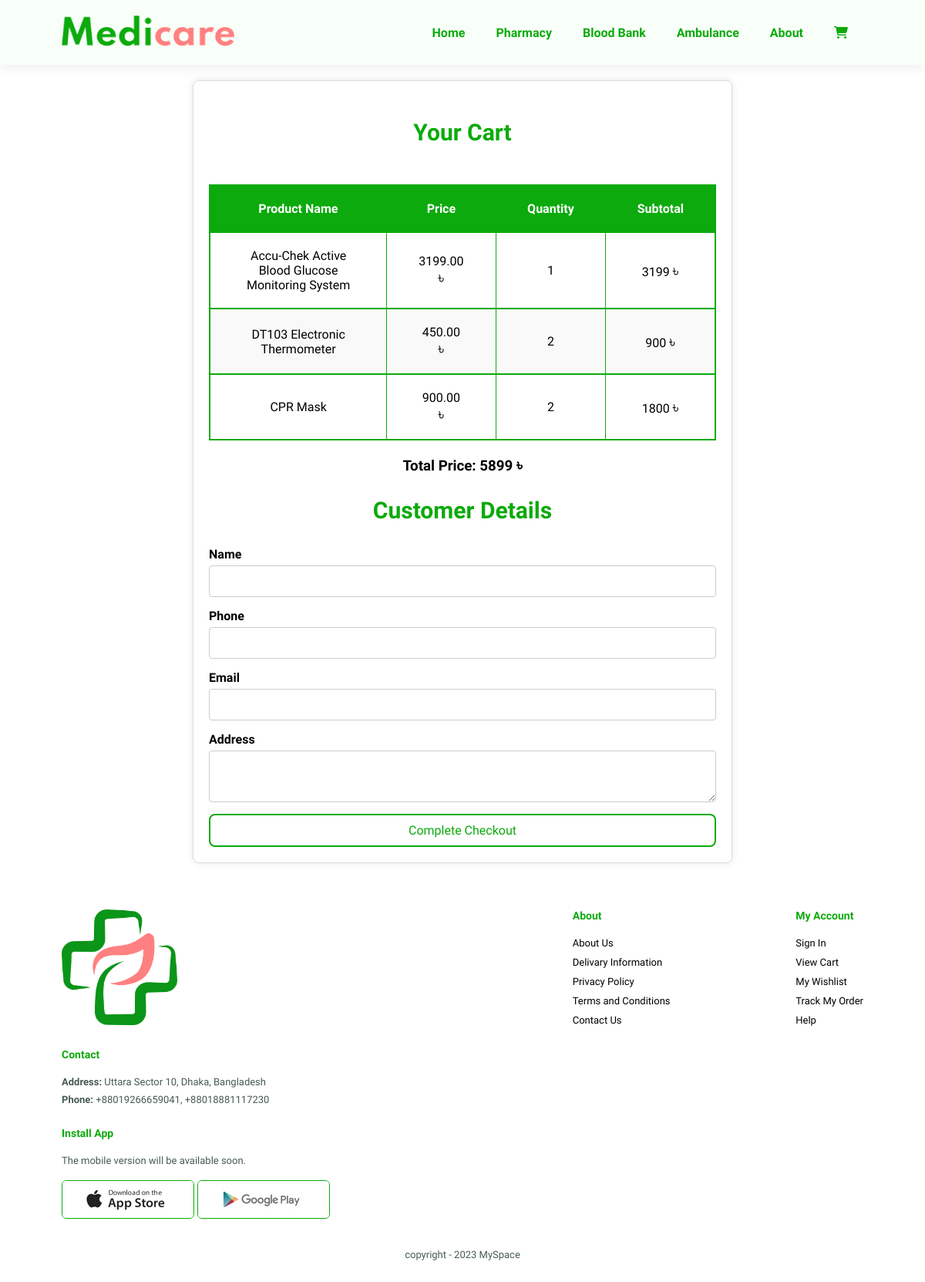
Screenshot of /temp.php with the database file from the repository.
### tables this page shows
CREATE TABLE `cart` (
  `cart_id` int(11) NOT NULL,
  `product_id` int(11) NOT NULL,
  `product_name` varchar(255) NOT NULL,
  `product_brand` varchar(255) NOT NULL,
  `product_category` varchar(255) NOT NULL,
  `product_price` decimal(10,2) NOT NULL,
  `product_quantity` int(11) NOT NULL
);

### temp.php (the view, shortened to what this page needs)
<?php
require 'database_connection.php';
$cartItems = [];
$totalPrice = 0;
try {
    $stmt = $pdo->query("SELECT product_name, product_price, product_quantity FROM cart");
    while ($row = $stmt->fetch(PDO::FETCH_ASSOC)) {
        $cartItems[] = $row;
        $totalPrice += $row['product_price'] * $row['product_quantity'];
    }
} catch (PDOException $e) {
    $message = "Error fetching cart items: " . $e->getMessage();
}
?>
<!DOCTYPE html>
<html lang="en">
    <head>
        <link rel="stylesheet" href="https://cdnjs.cloudflare.com/ajax/libs/font-awesome/6.6.0/css/all.min.css">
        <link rel="stylesheet" href="style.css?v=42">
    </head>
    <body>
        <section id="header">
            <a href="index.php" id="mobile-version"><img src="img/logo.png" class="logo" alt="medicare-logo"></a>
            <div>
                <ul id="navbar">
                    <li><a href="index.php">Home</a></li>
                    <li><a href="pharmacy.php" >Pharmacy</a></li>
                    <li><a href="blood-bank.php">Blood Bank</a></li>
                    <li><a href="ambulance.php">Ambulance</a></li>
                    <li><a href="about.php">About</a></li>
                    <li id="lg-bag"><a href="cart.php"><i class="fas fa-cart-shopping"></i></a></li>
                </ul>
            </div>
        </section>
        <section class="checkout-function">
            <div class="container">
                <div class="cart-section">
                    <h2>Your Cart</h2>
                    <div class="cart-table-wrapper">
                        <table>
                            <thead>
                                <tr>
                                    <th>Product Name</th>
                                    <th>Price</th>
                                    <th>Quantity</th>
                                    <th>Subtotal</th>
                                </tr>
                            </thead>
                            <tbody>
                                <?php if (!empty($cartItems)): ?>
                                    <?php foreach ($cartItems as $item): ?>
                                        <tr>
                                            <td><?= htmlspecialchars($item['product_name']) ?></td>
                                            <td><?= htmlspecialchars($item['product_price']) ?> <span class="taka">৳</span></td>
                                            <td><?= htmlspecialchars($item['product_quantity']) ?></td>
                                            <td><?= htmlspecialchars($item['product_price'] * $item['product_quantity']) ?> <span class="taka">৳</span></td>
                                        </tr>
                                    <?php endforeach; ?>
                                <?php else: ?>
                                    <tr>
                                        <td colspan="4">Your cart is empty.</td>
                                    </tr>
                                <?php endif; ?>
                            </tbody>
                        </table>
                    </div>
                    <h3>Total Price: <?= htmlspecialchars($totalPrice) ?> <span class="taka">৳</span></h3>
                </div>
                <div class="checkout-form">
                    <h2>Customer Details</h2>
                    <form method="POST">
                        <div class="form-group">
                            <label for="name">Name</label>
                            <input type="text" id="name" name="name" required>
                        </div>
                        <div class="form-group">
                            <label for="phone">Phone</label>
                            <input type="text" id="phone" name="phone" required>
                        </div>
                        <div class="form-group">
                            <label for="email">Email</label>
                            <input type="email" id="email" name="email" required>
                        </div>
                        <div class="form-group">
                            <label for="address">Address</label>
                            <textarea id="address" name="address" rows="3" required></textarea>
                        </div>
                        <button type="submit" class="submit-btn">Complete Checkout</button>
                    </form>
                </div>
            </div>
        </section>
        <footer class="section-p1">
            <div class="col">
                <img class="logo" src="img/short_logo.png" alt="">
                <h4>Contact</h4>
                <p><strong>Address: </strong>Uttara Sector 10, Dhaka, Bangladesh</p>
                <p><strong>Phone: </strong>+88019266659041, +88018881117230</p>
            </div>
            <div class="col">
                <h4>About</h4>
                <a href="about.php">About Us</a>
                <a href="legal-information.php">Delivary Information</a>
                <a href="legal-information.php">Privacy Policy</a>
                <a href="legal-information.php">Terms and Conditions</a>
                <a href="legal-information.php">Contact Us</a>
            </div>
            <div class="col">
                <h4>My Account</h4>
                <a href="#">Sign In</a>
                <a href="cart.php">View Cart</a>
                <a href="#">My Wishlist</a>
                <a href="#">Track My Order</a>
                <a href="#">Help</a>
            </div>
            <div class="col install">
                <h4>Install App</h4>
                <p>The mobile version will be available soon.</p>
                <div class="row">
                    <img src="img/pay/app.jpg" alt="">
                    <img src="img/pay/play.jpg" alt="">
                </div>
            </div>
            <div class="copyright">
                <p>copyright - 2023 MySpace</p>
            </div>
        </footer>
    </body>
</html>

### style.css (style rules this page uses)
* { margin: 0; padding: 0; box-sizing: border-box; font-family: "Spartan", sans-serif; }
html { scroll-behavior: smooth; }
h2 { font-size: 46px; line-height: 54px; color: #222; }
h4 { font-size: 20px; color: #222; }
p { font-size: 16px; color: #465b52; margin: 15px 0 20px 0; }
.section-p1 { padding: 40px 80px; }
body { width: 100%; text-decoration: none; }
#header { display: flex; align-items: center; justify-content: space-between; padding: 20px 80px; background: #F8FFF8; box-shadow: 0 5px 15px rgba(0, 0, 0, 0.06); z-index: 999; position: sticky; top: 0; left: 0; }
#navbar { display: flex; align-items: center; justify-content: center; }
#navbar li { list-style: none; padding: 0 20px; position: relative; }
#navbar li a { text-decoration: none; font-size: 16px; font-weight: 600; color: #0caa0c; transition: 0.3s ease; }
footer { display: flex; flex-wrap:wrap; justify-content: space-between; }
footer .col { display: flex; align-items: flex-start; flex-direction: column; margin-bottom: 20px; }
footer .logo { width: 30%; margin-bottom: 30px; }
footer h4 { color:#0caa0c; font-size: 14px; padding-bottom: 20px; }
footer p { font-size: 13px; margin: 0 0 8px 0; }
footer a { font-size: 13px; text-decoration: none; color: black; margin-bottom: 10px; }
footer .install .row img { border: 1px solid #0caa0c; border-radius: 6px; }
footer .install img { margin: 10px 0 15px 0; }
footer .copyright { width: 100%; text-align: center; }
tr:nth-child(even) { background: #f9f9f9; }
#search-donor label, input, select, button { font-size: 1rem; }
#apply-donor label, input, select, button { font-size: 1rem; }
.stats-section, .container { background: white; padding: 20px; border-radius: 8px; box-shadow: 0 5px 9px rgba(0, 0, 0, 0.1); flex: 1; }
.form-group { margin-bottom: 15px; }
.form-group label { display: block; margin-bottom: 5px; font-weight: bold; }
.form-group input, .form-group textarea { width: 100%; padding: 10px; border: 1px solid #ccc; border-radius: 4px; }
.submit-btn { background-color: #0caa0c; color: white; padding: 10px 15px; border: none; border-radius: 4px; cursor: pointer; width: 100%; }
.checkout-function { margin: 20px 0; padding: 0; display: flex; justify-content: center; align-items: center; flex-direction: column; }
.checkout-function h1, h2, h3 { text-align: center; }
.checkout-function .taka { font-size: 20px; color: #000; }
.checkout-function h2 { font-size: 30px; color: #0caa0c; margin: 20px 0; }
.checkout-function .container { text-align: center; width: 100%; max-width: 700px; background: #fff; border: 1px solid #ddd; padding: 20px; border-radius: 8px; box-shadow: 0 0 10px rgba(0, 0, 0, 0.1); }
.checkout-function .container .cart-table-wrapper { overflow-x: auto; }
.checkout-function table { margin: 20px auto; width: 100%; border-collapse: collapse; }
.checkout-function table, th, td { border: 1px solid #0caa0c; }
.checkout-function table th { color: white; font-weight: 600; background-color: #0caa0c; }
.checkout-function table th, td { padding-top: 20px; padding-bottom: 20px; padding-left: 40px; padding-right: 40px; text-align: center; }
.checkout-function .form-group { margin-bottom: 15px; }
.checkout-function .form-group label { display: block; text-align: left; }
.checkout-function .form-group input, .checkout-function .form-group textarea { padding: 10px; margin: 5px auto; display: block; text-align: left; }
.checkout-function .submit-btn { padding: 10px 15px; font-weight: 500; background-color: transparent; color: #0caa0c; border: 2px solid #0caa0c; border-radius: 8px; cursor: pointer; transition: 0.3s ease; }
.checkout-container table th, tr { padding: 10px; text-align: center; }
.checkout-container table, th, tr { border: 2px solid #0caa0c; }

### rows the page displays
cart: product_name "Accu-Chek Active Blood Glucose Monitoring System", product_price "3199.00", product_quantity "1", $item['product_price'] * $item['product_quantity'] "3199"
cart: product_name "DT103 Electronic Thermometer", product_price "450.00", product_quantity "2", $item['product_price'] * $item['product_quantity'] "900"
cart: product_name "CPR Mask", product_price "900.00", product_quantity "2", $item['product_price'] * $item['product_quantity'] "1800"

### other values shown
$totalPrice "5899"
